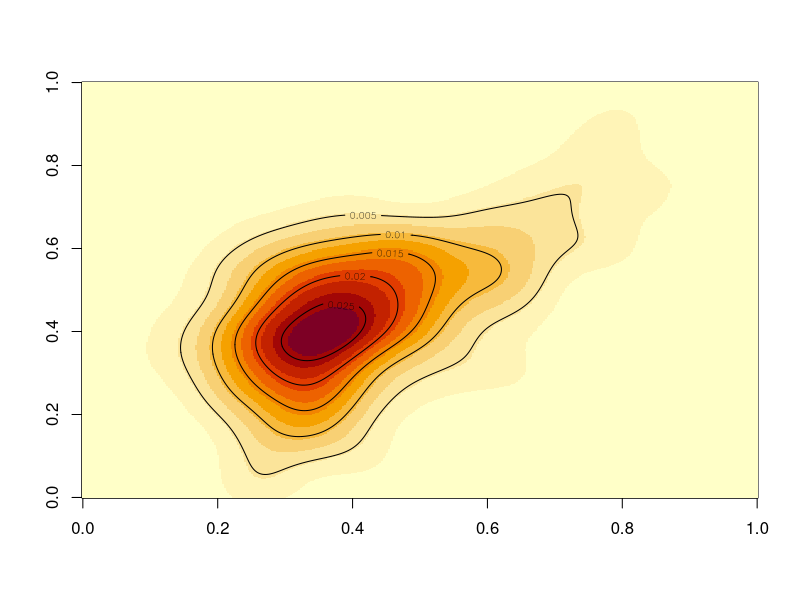

This figure's R source: (Note: a time limit stopped this script after it produced the figure.)



#generate random values
n=400
#generate random mean vectors
mu1=c(runif(1,0,5), runif(1,3,9))
mu2=c(runif(1,3,7), runif(1,0,5))
mu3=c(runif(1,0,5), runif(1,7,12))
mu4=c(runif(1,1,9), runif(1,4,5))

means.list=list(mu1, mu2, mu3, mu4)

prop1=0.3
prop2=0.2
prop3=0.1
prop4=0.4

props.vec=c(prop1, prop2, prop3, prop4)

library(Matrix)
#generate random sigmas and find the nearest positive definite form:
sigma1=as.matrix(nearPD(matrix(c( runif(1,0,1), runif(1,-3,5), runif(1,-1,1), runif(1,5,6) ), ncol = 2), keepDiag = TRUE)$mat)
sigma2=as.matrix(nearPD(matrix(c( runif(1,2,10), runif(1,-1,1), runif(1,-5,9), runif(1,1,4) ), ncol = 2), keepDiag = TRUE)$mat)
sigma3=as.matrix(nearPD(matrix(c( runif(1,5,7), runif(1,-7,3), runif(1,-3,3), runif(1,2,4) ), ncol = 2), keepDiag = TRUE)$mat)
sigma4=as.matrix(nearPD(matrix(c( runif(1,1,9), runif(1,2,5), runif(1,2,4), runif(1,3,4) ), ncol = 2), keepDiag = TRUE)$mat)

sigmas.list=list(sigma1=sigma1, sigma2=sigma2, sigma3=sigma3, sigma4=sigma4)

#==================function==============================
Gen.mix.data=function(prop, varcov.mat, Samp.size, mu){
  
  n=Samp.size*prop
  z1=rnorm(n)
  z2=rnorm(n)
  
  Z=cbind(z1,z2)
  
  sig.chol=chol(varcov.mat)
  
  mixi.obs=t(t(sig.chol)%*%t(Z))+mu
  return(mixi.obs)
  
}
#========================================================

mix1.obs=Gen.mix.data(prop1, sigma1, n, mu1)
mix2.obs=Gen.mix.data(prop2, sigma2, n, mu2)
mix3.obs=Gen.mix.data(prop3, sigma3, n, mu3)
mix4.obs=Gen.mix.data(prop4, sigma4, n, mu4)

obs.list=list(mix1=mix1.obs, mix2=mix2.obs, mix3=mix3.obs, mix4=mix4.obs)

mix.mat=rbind(mix1.obs, mix2.obs, mix3.obs, mix4.obs)

#===================function=================================
calc.mix=function(observations=NULL, props=NULL, sigmas, means){
  
  library(mvtnorm)
  dat.obs=list()
  
  for(i in 1:4){dat.obs[[i]]=props[i]*dmvnorm(observations, mean = means[[i]], sigma = sigmas[[i]])}
  
  mixture.obs=Reduce("+", dat.obs)
  return(mixture.obs)
}
#============================================================

dens.mixmat=calc.mix(observations = mix.mat, props=props.vec, sigmas = sigmas.list, means=means.list)

library(MASS)


dens=kde2d(mix.mat[,1], mix.mat[,2], n=dim(mix.mat)[1])$z
image(dens)
contour(dens, add = TRUE)


library(knitr)
kable(as.data.frame(means.list), digits = 4, col.names = c("Mu.1", "Mu.2","Mu.3","Mu.4"),
      caption="True Mean vectors for jth mixture component")
kable(as.data.frame(sigmas.list), digits = 4,
      caption="True Variance-Covariance matrices for jth mixture component")
names(props.vec)=c("mix1","mix2","mix3","mix4")
kable(as.data.frame(props.vec), digits = 4, col.names = c("Proportion"),
      caption="True Mixing Proportions")



#functions needed to compute EM

#==================function=========================================================
MLE.mean=function(mix.data=NULL, T.ij.matrix=NULL, n=NULL){
  mu1k = matrix(0, nrow = n, ncol = 2)
  mu2k = matrix(0, nrow = n, ncol = 2)
  mu3k = matrix(0, nrow = n, ncol = 2)
  mu4k = matrix(0, nrow = n, ncol = 2)
  
  for(i in 1:n){
    
    mu1k[i,]=T.ij.matrix[i,1]%*%mix.data[i,]
    mu2k[i,]=T.ij.matrix[i,2]%*%mix.data[i,]
    mu3k[i,]=T.ij.matrix[i,3]%*%mix.data[i,]
    mu4k[i,]=T.ij.matrix[i,4]%*%mix.data[i,]
    
  }
  mu1k=colSums(mu1k)/sum(T.ij.matrix[,1])
  mu2k=colSums(mu2k)/sum(T.ij.matrix[,2])
  mu3k=colSums(mu3k)/sum(T.ij.matrix[,3])
  mu4k=colSums(mu4k)/sum(T.ij.matrix[,4])
  
  return(list(mu1=mu1k, mu2=mu2k, mu3=mu3k, mu4=mu4k))
}
#===================================================================================


#==================function=========================================================
MLE.sigma=function(mix.data = NULL, T.ij.matrix=NULL, updated.mu=NULL, n=NULL){
  
  sigma1k=list()
  sigma2k=list()
  sigma3k=list()
  sigma4k=list()
  
  
  for(i in 1:n){
    
    sigma1k[[i]]=T.ij.matrix[i,1]*((mix.data[i,]-updated.mu[[1]])%*%t(mix.data[i,]-updated.mu[[1]]))
    sigma2k[[i]]=T.ij.matrix[i,2]*((mix.data[i,]-updated.mu[[2]])%*%t(mix.data[i,]-updated.mu[[2]]))
    sigma3k[[i]]=T.ij.matrix[i,3]*((mix.data[i,]-updated.mu[[3]])%*%t(mix.data[i,]-updated.mu[[3]]))
    sigma4k[[i]]=T.ij.matrix[i,4]*((mix.data[i,]-updated.mu[[4]])%*%t(mix.data[i,]-updated.mu[[4]]))
  }
  
  sigma1k=Reduce("+", sigma1k)/sum(T.ij.matrix[,1])
  sigma2k=Reduce("+", sigma2k)/sum(T.ij.matrix[,2])
  sigma3k=Reduce("+", sigma3k)/sum(T.ij.matrix[,3])
  sigma4k=Reduce("+", sigma4k)/sum(T.ij.matrix[,4])
  
  return(list(sig1=sigma1k, sig2=sigma2k, sig3=sigma3k, sig4=sigma4k))
  
}


#=====================================================================================

#==============================function=====================================================
EM.4mix=function(iterations=NULL, start.props=NULL, start.mu=NULL, start.sigma=NULL){
  
  # E-step initialization
  library(mvtnorm)
  pi.est.vec=start.props
  mu.est.list=start.mu
  sigma.est.list=start.sigma
  T.mat=matrix(0, nrow = 400, ncol = 4)
  stor=NULL
  stor2=NULL
  
  prop.estimates=as.data.frame(matrix(0, nrow = iterations, ncol = 4))
  means.estimates=list()
  sigmas.estimates=list()
  
  for(k in 1:its){
    
    
    #calculate expectation
    for(i in 1:n){
      stor=NULL
      for(j in 1:4){
        T.ij=(dmvnorm(mix.mat[i,], mean = mu.est.list[[j]], sigma = sigma.est.list[[j]])*pi.est.vec[j])/
          calc.mix(mix.mat[i,], pi.est.vec, sigmas = sigma.est.list, means = mu.est.list)
        T.mat[i,j]=T.ij
        #print(T.ij)
        logs=log(pi.est.vec[j])-(1/2)*log(2*pi)-(1/2)*log(det(sigma.est.list[[j]]))
        #print(logs)
        kernel=-(1/2)*t(mix.mat[i,]-mu.est.list[[j]])%*%sigma.est.list[[j]]%*%(mix.mat[i,]-mu.est.list[[j]]) 
        #print(kernel)
        stor[j]=T.ij%*%(logs*kernel)
        
        stor2[i]=sum(stor)
        
      }
      
      #print(stor)
      
    }   
    
    #---------------------The-M-Step---------------------
    #update parameters 
    #mean vector MLE
    updated.mu=MLE.mean(mix.data = mix.mat, T.ij.matrix = T.mat, n= 400)
    mu.est.list=updated.mu
    means.estimates[[k]]=as.data.frame(updated.mu)
    #sigma.MLE
    updated.sigma=MLE.sigma(mix.data = mix.mat, T.ij.matrix = T.mat, updated.mu = updated.mu, n=400 )
    sigma.est.list=updated.sigma
    sigmas.estimates[[k]]=as.data.frame(updated.sigma)
    #proportion MLE
    pi.est.vec=colMeans(T.mat)
    prop.estimates[k,]=colMeans(T.mat)
  }  
  
  return(list(means=means.estimates, sigmas=sigmas.estimates, props=prop.estimates))
  
}  

#===================================================================================================  






#---------------------------run--the--EM---------------------------------------

its=500

mu0=list(c(1,1),c(0,0),c(2,2),c(3,3))
sigma0=list(matrix(c(1,0,0,1),ncol=2),matrix(c(1,0,0,1),ncol=2),matrix(c(1,0,0,1),ncol=2),matrix(c(1,0,0,1),ncol=2))
pi0=c(0.25,0.25,0.25,0.25)

start.time=Sys.time()
output=EM.4mix(iterations = its, start.props = pi0, start.mu = mu0, start.sigma = sigma0)
end.time=Sys.time()

Time.to.compute=end.time-start.time
print(paste("Time To Compute EM:", round(Time.to.compute,4),"min;", "Iterations:", its , sep = " "))
library(knitr)

kable(as.data.frame(output$means[[its]]), digits = 4, caption="Mean Estimates at final iteration of EM")
kable(as.data.frame(output$sigmas[[its]]), digits = 4, caption="Variance-Covariance Estimates at final iteration of EM")
kable(as.data.frame(output$props[its,]), digits = 4, caption="Mixing Proportion Estimates at final iteration of EM")

meanii.vec=function(out=NULL,its=NULL,mix.idx=NULL){
  mean.EM.estimate=matrix(0, nrow = its, ncol=2)
  for(i in 1:its){mean.EM.estimate[i,]=out$means[[i]][,mix.idx]}
  
  return(mean.EM.estimate)
}

means1.mat=meanii.vec(output, its, mix.idx=1)
means2.mat=meanii.vec(output, its, mix.idx=2)
means3.mat=meanii.vec(output, its, mix.idx=3)
means4.mat=meanii.vec(output, its, mix.idx=4)

x.axis=c(1:its)
par(mfrow=c(2,2))
plot(x.axis, means1.mat[,1], type = "l", lwd=2.5, col="blue2", ylim=c(min(means1.mat), max(means1.mat)),
     main=paste("Estimate mean vec1"))
lines(x.axis, means1.mat[,2], lwd=2.5, col="lightblue2")
plot(x.axis, means2.mat[,1], type = "l", lwd=2.5, col="blue2", ylim=c(min(means2.mat), max(means2.mat)),
     main=paste("Estimate mean vec2"))
lines(x.axis, means2.mat[,2], lwd=2.5, col="lightblue2")
plot(x.axis, means3.mat[,1], type = "l", lwd=2.5, col="blue2", ylim=c(min(means3.mat), max(means3.mat)),
     main=paste("Estimate mean vec3"))
lines(x.axis, means3.mat[,2], lwd=2.5, col="lightblue2")
plot(x.axis, means4.mat[,1], type = "l", lwd=2.5, col="blue2", ylim=c(min(means4.mat), max(means4.mat)),
     main=paste("Estimate mean vec4"))
lines(x.axis, means4.mat[,2], lwd=2.5, col="lightblue2")
par(mfrow=c(1,1))
